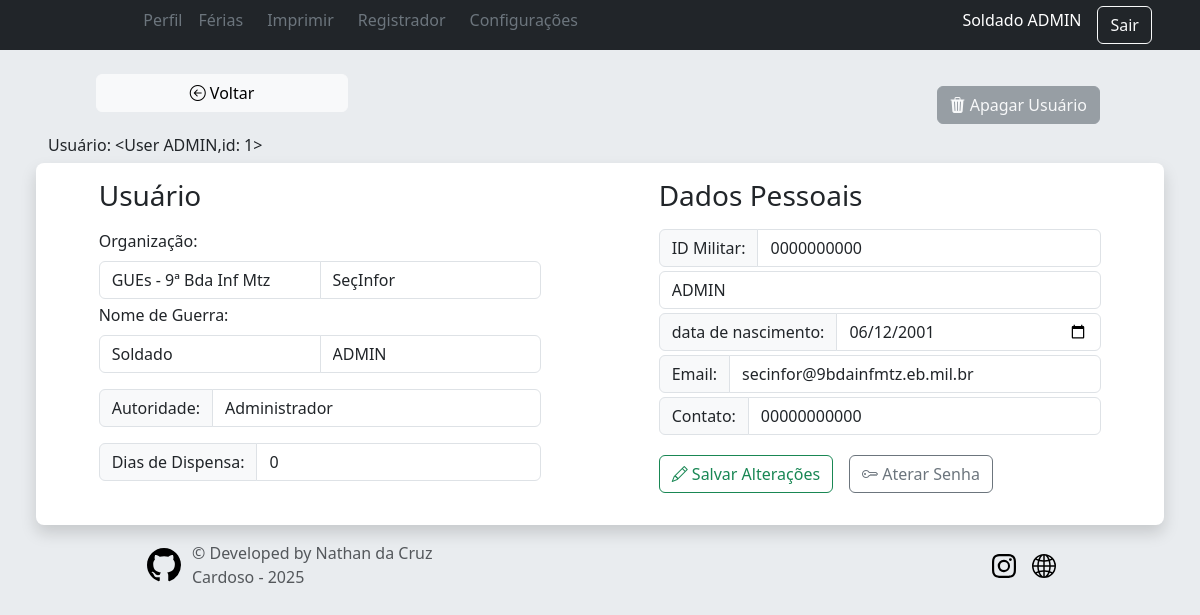
The page /user/edit/1 (signed in) on the database its author committed.
### app/models/tables.py (models this page shows, shortened)
class Patente(db.Model):
    __tablename__ = 'patentes'
    id = db.Column(db.Integer, primary_key=True)
    abrev = db.Column(db.String(50), nullable=False)
    posto = db.Column(db.String(50), nullable=False)
    users = db.relationship("User",  back_populates='patente')

class User(db.Model, UserMixin):
    __tablename__ = "users"
    id = db.Column(db.Integer, primary_key=True, nullable=False)
    username = db.Column(db.String(30), nullable=False)
    password = db.Column(db.String(255), nullable=False)  # Aumentando o tamanho para suporte a hash
    military_id = db.Column(db.String(30), unique=True, nullable=False)
    nome_completo = db.Column(db.String(30), unique=True, nullable=False)
    nome_guerra = db.Column(db.String(30), nullable=False)
    data_nascimento = db.Column(db.Date, nullable=False)
    nivel = db.Column(db.Integer, nullable=False, default=0)
    dias_disp = db.Column(db.Integer, nullable=False)
    email = db.Column(db.String(30), unique=True, nullable=False)
    telefone = db.Column(db.String(30), unique=True, nullable=False)
    fg_secao_id = db.Column(db.Integer, db.ForeignKey('secoes.id'), nullable=False)
    fg_organization_id = db.Column(db.Integer, db.ForeignKey('organizacoes.id'), nullable=False)
    fg_patente_id = db.Column(db.Integer, db.ForeignKey('patentes.id'), nullable=False)
    patente = db.relationship("Patente",  back_populates='users')
    organizacao = db.relationship("Organizacao",  back_populates='users')
    secao = db.relationship("Secao",  back_populates='users')
    ferias = db.relationship("Vacation",  back_populates='user')
    def __repr__(self):
        return f"<User {self.username},id: {self.id}>"

### app/routes/user.py (the view)
@user_bp.route('/edit/<int:user_id>', methods=['GET','POST'])
@required_level(3)
def edit(user_id):
    user_atual = User.query.filter_by(id=user_id).first()  # Pegue o usuário do registro
    form = UpdateForm(obj = user_atual)
    if form.validate_on_submit():
        db_mannager.update_user(user_atual,form)
        return redirect(url_for("user.edit", user_id=user_id))
    return render_template('user/editor_user.html', user_atual=user_atual, form=form)

### app/controllers/home.py (called while the page is built)
@lm.user_loader
def load_user(user_id):
    return User.query.get(int(user_id))

### app/routes/user.py (called while the page is built)
@user_bp.before_request
@login_required
def require_login():
    pass

### app/templates/user/editor_user.html (shortened to what this page needs)
{% extends 'layouts/base.html' %}
{% block head %}
    <link href="{{ url_for('static', filename = 'css/sign-in.css')}}" rel="stylesheet" >
{% endblock %}
{% block content %}
<div class="justify-content-between hstack mx-5">
<a href="{{ url_for('user.register') }}" class="btn btn-light mb-4 w-25 " ><i class="bi bi-arrow-left-circle"></i> Voltar</a>
{% if current_user.id != user_atual.id %}
  <button type="button" class="btn btn-danger mb-4 w-25" data-bs-toggle="modal" data-bs-target="#confirmationModal" data-user-id="{{ user_atual.id }}">
    <i class="bi bi-trash3-fill "></i> Apagar Usuário
</button>
{% else %}
  <button class="btn btn-secondary m-1" disabled><i class="bi bi-trash3-fill"></i> Apagar Usuário</button>
{% endif %}
</div>
<div class="row" >
  <h6>Usuário: {{ user_atual }}</h6>
  <div class="col-12 p-3 bg-white rounded-3 shadow">
    <form action="{{ url_for('user.edit',user_id=user_atual.id) }}" method="POST">
    <div class="row-cols-1 row justify-content-around">
      <div class="col-5">
         <h1 class="h3 mb-3 fw-normal}">Usuário</h1>
        <label for="fg_organization_id" class="form-label" >Organização:</label>
        <div class="input-group mb-1">
        {{ form.fg_organization_id(class="form-control", disabled=(current_user.nivel != 3), _name="fg_organization_id ", id="fg_organization_id", placeholder="OM") }}
        {{ form.fg_secao_id(class="form-control", _name="fg_secao_id", disabled=(current_user.nivel != 3), id="fg_secao_id", placeholder="Seção") }}
        </div>
        <div class="mb-1">
          <label for="username" class="form-label">Nome de Guerra:</label>
          <div class="input-group mb-1 ">
            {{ form.fg_patente_id(class="form-control",disabled=(current_user.nivel != 3), _name="fg_patente_id", id="fg_patente_id", placeholder="p/g") }}
            {{ form.nome_guerra(class="form-control  text-uppercase",disabled=(current_user.nivel != 3),_name="nome_guerra", id="nome_guerra", placeholder="Nome de Guerra") }}
          </div>
        </div>
        <div class="input-group mt-3 mb-1">
          <label class="input-group-text"  for="nivel">Autoridade:</label>
          {{ form.nivel(class="form-control",disabled=(current_user.nivel != 3), _name="nivel", id="nivel", placeholder="senha") }}
        </div>
        <div class="input-group mt-3 mb-1">
          <label class="input-group-text"  for="dias_disp">Dias de Dispensa:</label>
          {{ form.dias_disp(class="form-control",disabled=(current_user.nivel != 3), _name="dias_disp", id="dias_disp", placeholder="dias_disp") }}
        </div>
      </div>
        <div class="col-5">
        <h1 class="h3 mb-3 fw-normal">Dados Pessoais</h1>
        <div class="input-group mb-1">
        <label class="input-group-text" for="Data de Nascimento">ID Militar:</label>
        {{ form.military_id(class="form-control",disabled=(current_user.nivel != 3), _name="military_id", id="military_id", placeholder="Identidade Militar") }}
        </div>
        {{ form.nome_completo(class="mb-1 form-control text-uppercase",disabled=(current_user.nivel != 3), _name="nome_completo", id="nome_completo", placeholder="Nome Completo") }}
        <div class="input-group mb-1">
          <label class="input-group-text" for="Data de Nascimento">{{ form.data_nascimento.label }}:</label>
        {{ form.data_nascimento(class="form-control", disabled=(current_user.nivel != 3), _name="data_nascimento", id="data_nascimento", placeholder="senha") }}
        </div>
        <div class="input-group mb-1">
          <label class="input-group-text" for="email">Email:</label>
          {{ form.email(class="form-control text-lowercase", _name="email", id="email", placeholder="@email.com") }}
        </div>
        <div class="input-group mb-1">
          <label class="input-group-text" for="telefone">Contato:</label>
          {{ form.telefone(class="form-control", _name="telefone", id="telefone", placeholder="21912345678") }}
        </div>
        <div class="hstack gap-3">
          <button type="submit" class="btn btn-outline-success my-3">
            <i class="bi bi-pencil"></i> Salvar Alterações
        </button>
        <a href="{{ url_for('user.nova_senha',user_id=user_atual.id )}}" class="btn btn-outline-secondary">
          <i class="bi bi-key"></i> Aterar Senha
        </a>
        </form>
      </div>
  </div>
  </div>
{% endblock %}

### app/templates/shared/header.html (shortened to what this page needs)
<header class="text-bg-dark shadow">
  <div class="container-fluid">
    <div class="row mx-3 align-items-center">
      <div class="col-1 p-2 order-1">
      </div>
      {% if current_user.is_authenticated %}
      <div class="col-12 col-md-8 order-md-3 order-4 ">
        {% include 'layouts/navbar.html' %}
      </div>
      <div class="col-md-3 col-11 hstack order-3 accordion justify-content-end">
        <h6 class="me-3" role="search">{{ current_user.patente.posto + " " + current_user.nome_guerra }}</h6>
        <a href="{{ url_for('user.logout') }}" class="btn btn-outline-light me-2">Sair</a>
      </div>
      {% endif %}
    </div>
  </div>
</header>

### app/static/css/sign-in.css (style rules this page uses)
html, body { height: 100%; }

### rows shown on the page
Patente: patente "Soldado ADMIN"
User: username+id "<User ADMIN,id: 1>", fg_organization_id "GUEs - 9ª Bda Inf Mtz", fg_secao_id "SeçInfor", fg_patente_id "Soldado", nome_guerra "ADMIN", nivel "Administrador", dias_disp "0", military_id "0000000000", nome_completo "ADMIN", data_nascimento "06/12/2001", email "secinfor@9bdainfmtz.eb.mil.br", telefone "00000000000"
